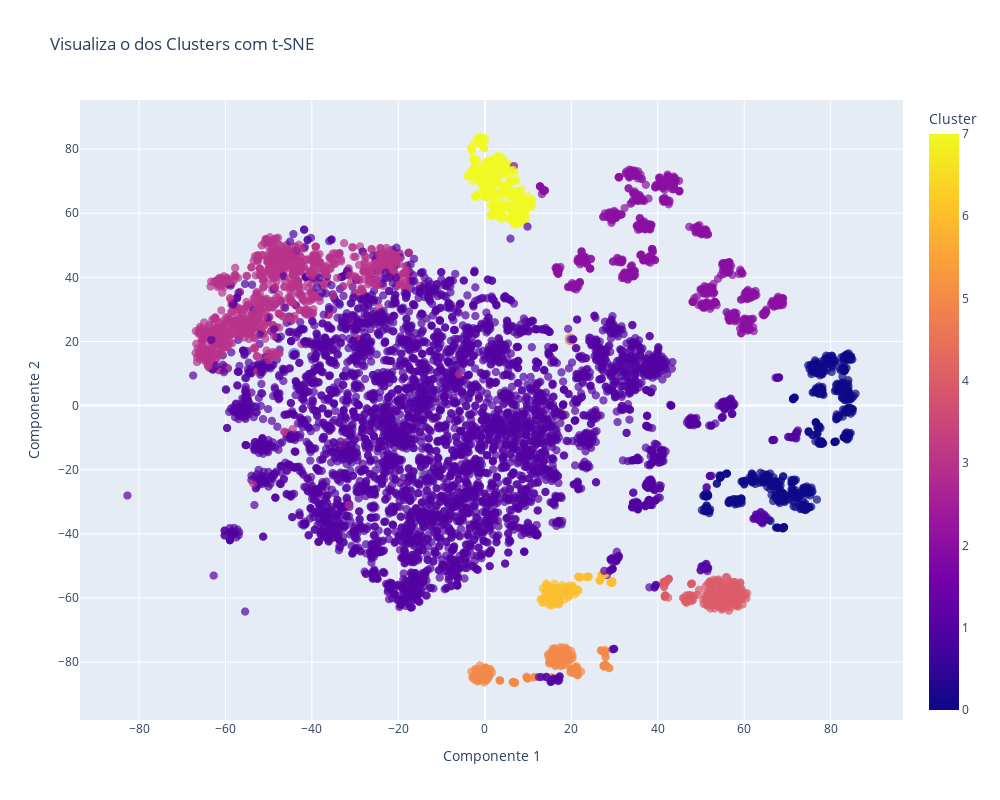

Source (notebook cell):
### Markdown cell above
#### Usando o melhor algoritmo para visualização com t-SNE

### Code cell
df_tsne = apply_tsne(tfidf_matrix.toarray())
df_tsne["Cluster"] = clustering_results[best_algorithm]["labels"]
df_tsne["Categoria"] = df["category"].tolist()
df_tsne["Palavras-chave"] = extract_keywords(tfidf_matrix, features)


plot_clusters(df_tsne)

### Figure 1 — Plotly figure (JSON) as saved in the notebook; plotly's stock layout.template omitted (floating-point values rounded to 4 significant figures; data arrays with more than 128 entries replaced by an {"elided": "..."} marker saying what was removed)
{"data": [{"customdata": {"elided": "9135x2 str values"}, "hovertemplate": "Componente 1=%{x}<br>Componente 2=%{y}<br>Categoria=%{customdata[0]}<br>Palavras-chave=%{customdata[1]}<br>Cluster=%{marker.color}<extra></extra>", "legendgroup": "", "marker": {"color": {"elided": "9135 int values"}, "coloraxis": "coloraxis", "line": {"color": ["#e6194b", "#3cb44b", "#ffe119", "#4363d8", "#f58231", "#911eb4", "#46f0f0", "#f032e6"], "width": 2}, "opacity": 0.7, "size": 10, "symbol": "circle"}, "mode": "markers", "name": "", "showlegend": false, "type": "scattergl", "x": {"elided": "9135 float values"}, "xaxis": "x", "y": {"elided": "9135 float values"}, "yaxis": "y"}], "layout": {"coloraxis": {"colorbar": {"title": {"text": "Cluster"}}, "colorscale": [[0, "#0d0887"], [0.1111, "#46039f"], [0.2222, "#7201a8"], [0.3333, "#9c179e"], [0.4444, "#bd3786"], [0.5556, "#d8576b"], [0.6667, "#ed7953"], [0.7778, "#fb9f3a"], [0.8889, "#fdca26"], [1, "#f0f921"]]}, "height": 800, "legend": {"title": {"text": "Cluster"}, "tracegroupgap": 0}, "title": {"text": "Visualiza o dos Clusters com t-SNE"}, "width": 1000, "xaxis": {"anchor": "y", "autorange": true, "domain": [0, 1], "range": [-93.64, 96.72], "title": {"text": "Componente 1"}, "type": "linear"}, "yaxis": {"anchor": "x", "autorange": true, "domain": [0, 1], "range": [-98.1, 95.32], "title": {"text": "Componente 2"}, "type": "linear"}}}
